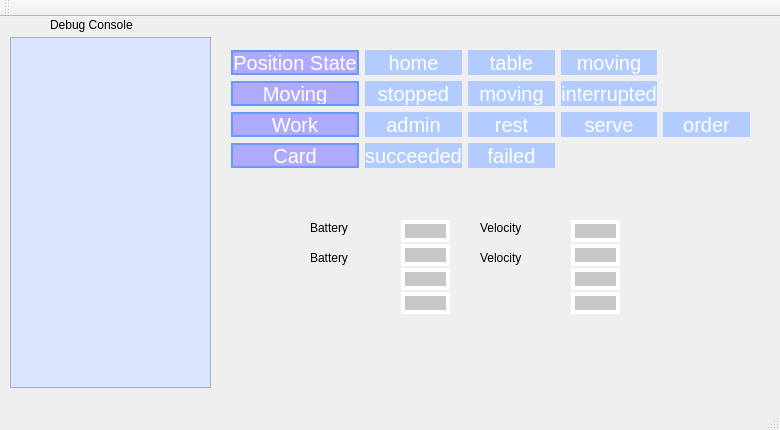
<?xml version="1.0" encoding="UTF-8"?>
<ui version="4.0">
 <class>MainWindow</class>
 <widget class="QMainWindow" name="MainWindow">
  <property name="geometry">
   <rect>
    <x>0</x>
    <y>0</y>
    <width>780</width>
    <height>430</height>
   </rect>
  </property>
  <property name="windowTitle">
   <string>MainWindow</string>
  </property>
  <widget class="QWidget" name="centralWidget">
   <widget class="QLabel" name="label">
    <property name="geometry">
     <rect>
      <x>50</x>
      <y>0</y>
      <width>121</width>
      <height>16</height>
     </rect>
    </property>
    <property name="styleSheet">
     <string notr="true">
font: 45 oblique 15px &quot;URW Gothic L&quot;;
</string>
    </property>
    <property name="text">
     <string>Debug Console</string>
    </property>
   </widget>
   <widget class="QWidget" name="gridLayoutWidget">
    <property name="geometry">
     <rect>
      <x>220</x>
      <y>22</y>
      <width>541</width>
      <height>140</height>
     </rect>
    </property>
    <layout class="QGridLayout" name="gridLayout">
     <item row="3" column="0">
      <widget class="QLabel" name="Card">
       <property name="styleSheet">
        <string notr="true">background-color:rgb(176, 170, 255);
border: 2px solid #6799FF;
border-radius:20px;
color:#FFFFFF;
font-size:20px;
font: 45 oblique 20px &quot;URW Gothic L&quot;;
</string>
       </property>
       <property name="text">
        <string>Card</string>
       </property>
       <property name="alignment">
        <set>Qt::AlignCenter</set>
       </property>
      </widget>
     </item>
     <item row="0" column="1">
      <widget class="QLabel" name="home">
       <property name="styleSheet">
        <string notr="true">
background-color:#B2CCFF; 

border-radius:20px;
color:#FFFFFF;
font-size:20px;
font: 45 oblique 20px &quot;URW Gothic L&quot;;

</string>
       </property>
       <property name="text">
        <string>home</string>
       </property>
       <property name="alignment">
        <set>Qt::AlignCenter</set>
       </property>
      </widget>
     </item>
     <item row="1" column="0">
      <widget class="QLabel" name="Moving">
       <property name="styleSheet">
        <string notr="true">background-color:rgb(176, 170, 255);
border: 2px solid #6799FF;
border-radius:20px;
color:#FFFFFF;
font-size:20px;
font: 45 oblique 20px &quot;URW Gothic L&quot;;
</string>
       </property>
       <property name="text">
        <string>Moving</string>
       </property>
       <property name="alignment">
        <set>Qt::AlignCenter</set>
       </property>
      </widget>
     </item>
     <item row="0" column="0">
      <widget class="QLabel" name="Position">
       <property name="styleSheet">
        <string notr="true">background-color:rgb(176, 170, 255);
border: 2px solid #6799FF;
border-radius:20px;
color:#FFFFFF;
font-size:20px;
font: 45 oblique 20px &quot;URW Gothic L&quot;;
</string>
       </property>
       <property name="text">
        <string>Position State</string>
       </property>
       <property name="alignment">
        <set>Qt::AlignCenter</set>
       </property>
      </widget>
     </item>
     <item row="3" column="2">
      <widget class="QLabel" name="failed">
       <property name="styleSheet">
        <string notr="true">
background-color:#B2CCFF; 

border-radius:20px;
color:#FFFFFF;
font-size:20px;
font: 45 oblique 20px &quot;URW Gothic L&quot;;


</string>
       </property>
       <property name="text">
        <string>failed</string>
       </property>
       <property name="alignment">
        <set>Qt::AlignCenter</set>
       </property>
      </widget>
     </item>
     <item row="1" column="1">
      <widget class="QLabel" name="stopped">
       <property name="styleSheet">
        <string notr="true">
background-color:#B2CCFF; 

border-radius:20px;
color:#FFFFFF;
font-size:20px;
font: 45 oblique 20px &quot;URW Gothic L&quot;;

</string>
       </property>
       <property name="text">
        <string>stopped</string>
       </property>
       <property name="alignment">
        <set>Qt::AlignCenter</set>
       </property>
      </widget>
     </item>
     <item row="3" column="1">
      <widget class="QLabel" name="succeeded">
       <property name="styleSheet">
        <string notr="true">
background-color:#B2CCFF; 

border-radius:20px;
color:#FFFFFF;
font-size:20px;
font: 45 oblique 20px &quot;URW Gothic L&quot;;

</string>
       </property>
       <property name="text">
        <string>succeeded</string>
       </property>
       <property name="alignment">
        <set>Qt::AlignCenter</set>
       </property>
      </widget>
     </item>
     <item row="2" column="0">
      <widget class="QLabel" name="Work">
       <property name="styleSheet">
        <string notr="true">background-color:rgb(176, 170, 255);
border: 2px solid #6799FF;
border-radius:20px;
color:#FFFFFF;
font-size:20px;
font: 45 oblique 20px &quot;URW Gothic L&quot;;
</string>
       </property>
       <property name="text">
        <string>Work</string>
       </property>
       <property name="alignment">
        <set>Qt::AlignCenter</set>
       </property>
      </widget>
     </item>
     <item row="0" column="3">
      <widget class="QLabel" name="moving">
       <property name="styleSheet">
        <string notr="true">
background-color:#B2CCFF; 

border-radius:20px;
color:#FFFFFF;
font-size:20px;
font: 45 oblique 20px &quot;URW Gothic L&quot;;

</string>
       </property>
       <property name="text">
        <string>moving</string>
       </property>
       <property name="alignment">
        <set>Qt::AlignCenter</set>
       </property>
      </widget>
     </item>
     <item row="2" column="1">
      <widget class="QLabel" name="admin">
       <property name="styleSheet">
        <string notr="true">
background-color:#B2CCFF; 

border-radius:20px;
color:#FFFFFF;
font-size:20px;
font: 45 oblique 20px &quot;URW Gothic L&quot;;

</string>
       </property>
       <property name="text">
        <string>admin</string>
       </property>
       <property name="alignment">
        <set>Qt::AlignCenter</set>
       </property>
      </widget>
     </item>
     <item row="0" column="2">
      <widget class="QLabel" name="table">
       <property name="styleSheet">
        <string notr="true">
background-color:#B2CCFF; 

border-radius:20px;
color:#FFFFFF;
font-size:20px;
font: 45 oblique 20px &quot;URW Gothic L&quot;;

horizontalAlignment: AlignHCenter;</string>
       </property>
       <property name="text">
        <string>table</string>
       </property>
       <property name="alignment">
        <set>Qt::AlignCenter</set>
       </property>
      </widget>
     </item>
     <item row="2" column="3">
      <widget class="QLabel" name="serve">
       <property name="styleSheet">
        <string notr="true">
background-color:#B2CCFF; 

border-radius:20px;
color:#FFFFFF;
font-size:20px;
font: 45 oblique 20px &quot;URW Gothic L&quot;;

</string>
       </property>
       <property name="text">
        <string>serve</string>
       </property>
       <property name="alignment">
        <set>Qt::AlignCenter</set>
       </property>
      </widget>
     </item>
     <item row="1" column="2">
      <widget class="QLabel" name="mmoving">
       <property name="styleSheet">
        <string notr="true">
background-color:#B2CCFF; 

border-radius:20px;
color:#FFFFFF;
font-size:20px;
font: 45 oblique 20px &quot;URW Gothic L&quot;;

</string>
       </property>
       <property name="text">
        <string>moving</string>
       </property>
       <property name="alignment">
        <set>Qt::AlignCenter</set>
       </property>
      </widget>
     </item>
     <item row="2" column="2">
      <widget class="QLabel" name="rest">
       <property name="styleSheet">
        <string notr="true">
background-color:#B2CCFF; 

border-radius:20px;
color:#FFFFFF;
font-size:20px;
font: 45 oblique 20px &quot;URW Gothic L&quot;;

font:center;</string>
       </property>
       <property name="text">
        <string>rest</string>
       </property>
       <property name="alignment">
        <set>Qt::AlignCenter</set>
       </property>
      </widget>
     </item>
     <item row="2" column="4">
      <widget class="QLabel" name="order">
       <property name="styleSheet">
        <string notr="true">
background-color:#B2CCFF; 

border-radius:20px;
color:#FFFFFF;
font-size:20px;
font: 45 oblique 20px &quot;URW Gothic L&quot;;

</string>
       </property>
       <property name="text">
        <string>order</string>
       </property>
       <property name="alignment">
        <set>Qt::AlignCenter</set>
       </property>
      </widget>
     </item>
     <item row="1" column="3">
      <widget class="QLabel" name="interrupted">
       <property name="styleSheet">
        <string notr="true">
background-color:#B2CCFF; 

border-radius:20px;
color:#FFFFFF;
font-size:20px;
font: 45 oblique 20px &quot;URW Gothic L&quot;;

</string>
       </property>
       <property name="text">
        <string>interrupted</string>
       </property>
       <property name="alignment">
        <set>Qt::AlignCenter</set>
       </property>
      </widget>
     </item>
    </layout>
   </widget>
   <widget class="QWidget" name="verticalLayoutWidget">
    <property name="geometry">
     <rect>
      <x>390</x>
      <y>190</y>
      <width>71</width>
      <height>122</height>
     </rect>
    </property>
    <layout class="QVBoxLayout" name="verticalLayout_2">
     <property name="spacing">
      <number>0</number>
     </property>
     <item>
      <widget class="QPushButton" name="bettery4">
       <property name="autoFillBackground">
        <bool>false</bool>
       </property>
       <property name="styleSheet">
        <string notr="true">QPushButton{
background-color:rgb(199, 199, 199); 
border: 4px solid #FFFFFF;
}

QPushButton:pressed{
background-color:rgb(99, 255, 169); 
border: 4px solid #FFFFFF;

}</string>
       </property>
       <property name="text">
        <string/>
       </property>
      </widget>
     </item>
     <item>
      <widget class="QPushButton" name="bettery3">
       <property name="autoFillBackground">
        <bool>false</bool>
       </property>
       <property name="styleSheet">
        <string notr="true">QPushButton{
background-color:rgb(199, 199, 199); 
border: 4px solid #FFFFFF;
}

QPushButton:pressed{
background-color:rgb(99, 255, 169); 
border: 4px solid #FFFFFF;

}</string>
       </property>
       <property name="text">
        <string/>
       </property>
      </widget>
     </item>
     <item>
      <widget class="QPushButton" name="bettery2">
       <property name="autoFillBackground">
        <bool>false</bool>
       </property>
       <property name="styleSheet">
        <string notr="true">QPushButton{
background-color:rgb(199, 199, 199); 
border: 4px solid #FFFFFF;
}

QPushButton:pressed{
background-color:rgb(99, 255, 169); 
border: 4px solid #FFFFFF;

}</string>
       </property>
       <property name="text">
        <string/>
       </property>
      </widget>
     </item>
     <item>
      <widget class="QPushButton" name="bettery1">
       <property name="autoFillBackground">
        <bool>false</bool>
       </property>
       <property name="styleSheet">
        <string notr="true">QPushButton{
background-color:rgb(199, 199, 199); 
border: 4px solid #FFFFFF;
}

QPushButton:pressed{
background-color:rgb(99, 255, 169); 
border: 4px solid #FFFFFF;

}</string>
       </property>
       <property name="text">
        <string/>
       </property>
      </widget>
     </item>
    </layout>
   </widget>
   <widget class="QLabel" name="lbBettery">
    <property name="geometry">
     <rect>
      <x>310</x>
      <y>200</y>
      <width>72</width>
      <height>22</height>
     </rect>
    </property>
    <property name="styleSheet">
     <string notr="true">
font: 45 oblique 15px &quot;URW Gothic L&quot;;
</string>
    </property>
    <property name="text">
     <string>Battery</string>
    </property>
   </widget>
   <widget class="QWidget" name="verticalLayoutWidget_2">
    <property name="geometry">
     <rect>
      <x>560</x>
      <y>190</y>
      <width>71</width>
      <height>122</height>
     </rect>
    </property>
    <layout class="QVBoxLayout" name="verticalLayout_3">
     <property name="spacing">
      <number>0</number>
     </property>
     <item>
      <widget class="QPushButton" name="v4">
       <property name="styleSheet">
        <string notr="true">QPushButton{
background-color:rgb(199, 199, 199); 
border: 4px solid #FFFFFF;
}

QPushButton:pressed{
background-color:rgb(252, 147, 255); 
border: 4px solid #FFFFFF;

}</string>
       </property>
       <property name="text">
        <string/>
       </property>
      </widget>
     </item>
     <item>
      <widget class="QPushButton" name="v3">
       <property name="styleSheet">
        <string notr="true">QPushButton{
background-color:rgb(199, 199, 199); 
border: 4px solid #FFFFFF;
}

QPushButton:pressed{
background-color:rgb(252, 147, 255); 
border: 4px solid #FFFFFF;

}</string>
       </property>
       <property name="text">
        <string/>
       </property>
      </widget>
     </item>
     <item>
      <widget class="QPushButton" name="v2">
       <property name="styleSheet">
        <string notr="true">QPushButton{
background-color:rgb(199, 199, 199); 
border: 4px solid #FFFFFF;
}

QPushButton:pressed{
background-color:rgb(252, 147, 255); 
border: 4px solid #FFFFFF;

}
</string>
       </property>
       <property name="text">
        <string/>
       </property>
      </widget>
     </item>
     <item>
      <widget class="QPushButton" name="v1">
       <property name="styleSheet">
        <string notr="true">QPushButton{
background-color:rgb(199, 199, 199); 
border: 4px solid #FFFFFF;
}

QPushButton:pressed{
background-color:rgb(252, 147, 255); 
border: 4px solid #FFFFFF;

}</string>
       </property>
       <property name="text">
        <string/>
       </property>
      </widget>
     </item>
    </layout>
   </widget>
   <widget class="QLabel" name="lbVelocity">
    <property name="geometry">
     <rect>
      <x>480</x>
      <y>200</y>
      <width>72</width>
      <height>22</height>
     </rect>
    </property>
    <property name="styleSheet">
     <string notr="true">
font: 45 oblique 15px &quot;URW Gothic L&quot;;
</string>
    </property>
    <property name="text">
     <string>Velocity</string>
    </property>
   </widget>
   <widget class="QLabel" name="lbBetteryC">
    <property name="geometry">
     <rect>
      <x>310</x>
      <y>230</y>
      <width>72</width>
      <height>22</height>
     </rect>
    </property>
    <property name="styleSheet">
     <string notr="true">
font: 45 oblique 15px &quot;URW Gothic L&quot;;
</string>
    </property>
    <property name="text">
     <string>Battery</string>
    </property>
   </widget>
   <widget class="QLabel" name="lbVelocityC">
    <property name="geometry">
     <rect>
      <x>480</x>
      <y>230</y>
      <width>72</width>
      <height>22</height>
     </rect>
    </property>
    <property name="styleSheet">
     <string notr="true">
font: 45 oblique 15px &quot;URW Gothic L&quot;;
</string>
    </property>
    <property name="text">
     <string>Velocity</string>
    </property>
   </widget>
   <widget class="QListWidget" name="listWidget">
    <property name="geometry">
     <rect>
      <x>10</x>
      <y>20</y>
      <width>201</width>
      <height>351</height>
     </rect>
    </property>
    <property name="styleSheet">
     <string notr="true">background-color:rgb(217,229,255);
border-image: url(:/transparent.png);
image: url(:/qt-logo.ico);</string>
    </property>
   </widget>
  </widget>
  <widget class="QMenuBar" name="menuBar">
   <property name="geometry">
    <rect>
     <x>0</x>
     <y>0</y>
     <width>780</width>
     <height>28</height>
    </rect>
   </property>
  </widget>
  <widget class="QToolBar" name="mainToolBar">
   <attribute name="toolBarArea">
    <enum>TopToolBarArea</enum>
   </attribute>
   <attribute name="toolBarBreak">
    <bool>false</bool>
   </attribute>
  </widget>
  <widget class="QStatusBar" name="statusBar"/>
 </widget>
 <layoutdefault spacing="6" margin="11"/>
 <resources/>
 <connections/>
</ui>
